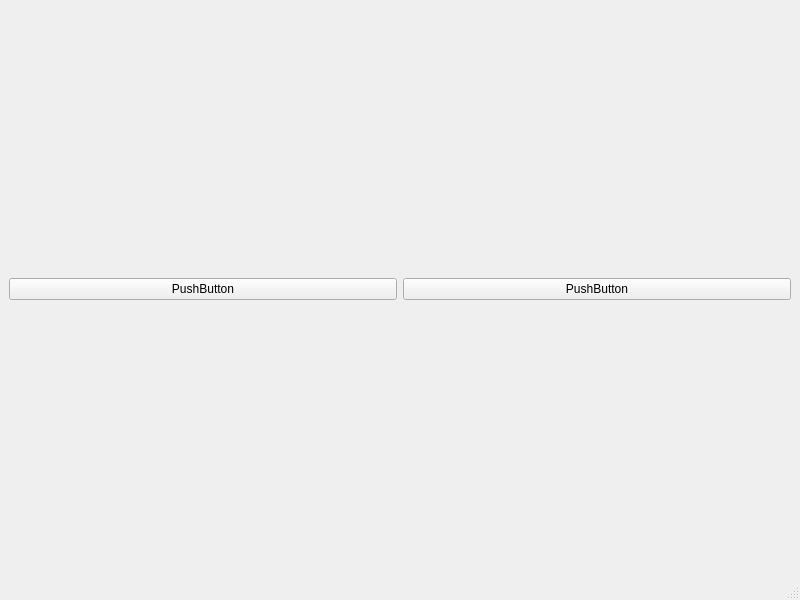
<?xml version="1.0" encoding="UTF-8"?>
<ui version="4.0">
 <class>MainWindow</class>
 <widget class="QMainWindow" name="MainWindow">
  <property name="geometry">
   <rect>
    <x>0</x>
    <y>0</y>
    <width>800</width>
    <height>600</height>
   </rect>
  </property>
  <property name="windowTitle">
   <string>MainWindow</string>
  </property>
  <widget class="QWidget" name="centralwidget">
   <layout class="QHBoxLayout" name="horizontalLayout">
    <item>
     <widget class="QPushButton" name="pushButton_2">
      <property name="text">
       <string>PushButton</string>
      </property>
     </widget>
    </item>
    <item>
     <widget class="QPushButton" name="pushButton">
      <property name="text">
       <string>PushButton</string>
      </property>
     </widget>
    </item>
   </layout>
  </widget>
  <widget class="QMenuBar" name="menubar">
   <property name="geometry">
    <rect>
     <x>0</x>
     <y>0</y>
     <width>800</width>
     <height>29</height>
    </rect>
   </property>
  </widget>
  <widget class="QStatusBar" name="statusbar"/>
 </widget>
 <resources/>
 <connections/>
</ui>
